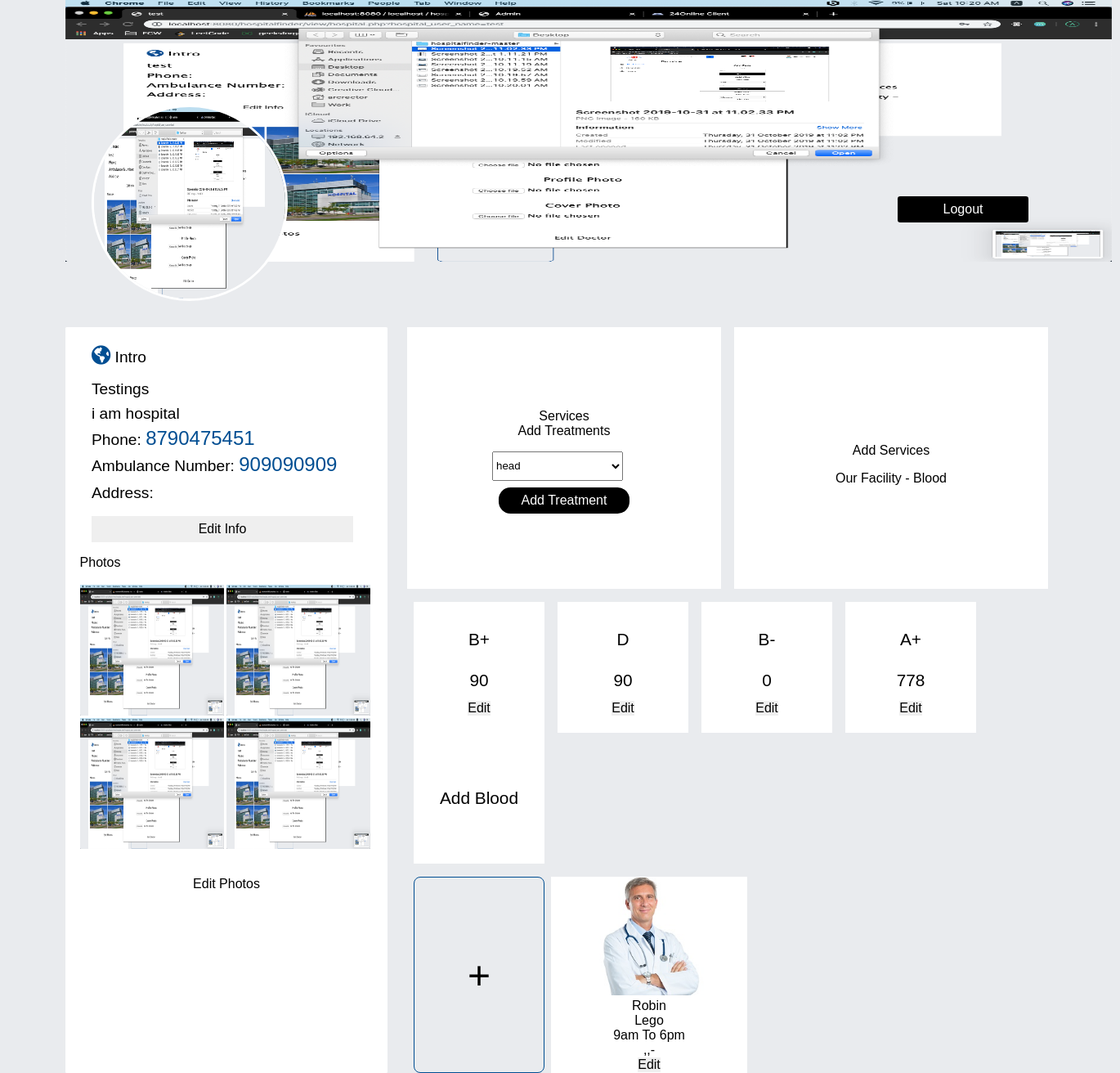
Screenshot of /hospital.php?hospital_user_name=soft (signed in) with the database file from the repository.
### tables this page shows
CREATE TABLE `hospital` (
  `hospital_id` int(255) NOT NULL,
  `email` varchar(255) DEFAULT NULL,
  `hospital_user_name` varchar(255) DEFAULT NULL,
  `hospital_password` varchar(255) DEFAULT NULL,
  `hospital_name` varchar(255) DEFAULT NULL,
  `treatment` varchar(255) DEFAULT NULL,
  `hospital_details` varchar(255) DEFAULT NULL,
  `hospital_phone_number` varchar(255) DEFAULT NULL,
  `hospital_ambulance_number` varchar(255) DEFAULT NULL,
  `hospital_address` varchar(255) DEFAULT NULL,
  `profile_photo` varchar(255) DEFAULT NULL,
  `photo1` varchar(255) DEFAULT NULL,
  `photo2` varchar(255) DEFAULT NULL,
  `photo3` varchar(255) DEFAULT NULL,
  `photo4` varchar(255) DEFAULT NULL,
  `cover_photo` varchar(255) DEFAULT NULL,
  `states` varchar(255) DEFAULT NULL,
  `city` varchar(255) DEFAULT NULL,
  `area` varchar(255) DEFAULT NULL
);

CREATE TABLE `bloodAvailbility` (
  `blood_availbility_id` int(11) NOT NULL,
  `blood_group_name` varchar(255) NOT NULL,
  `blood_quantity` varchar(255) NOT NULL,
  `hospital_user_name` varchar(255) NOT NULL,
  `hospital_id` varchar(255) NOT NULL,
  `states` varchar(255) DEFAULT NULL,
  `city` varchar(255) DEFAULT NULL,
  `area` varchar(255) DEFAULT NULL
);

CREATE TABLE `doctors` (
  `doctor_id` int(255) NOT NULL,
  `doctor_name` varchar(255) DEFAULT NULL,
  `doctor_specialization` varchar(255) DEFAULT NULL,
  `doctor_qualifications` varchar(255) NOT NULL,
  `fromDate` varchar(255) DEFAULT NULL,
  `toDate` varchar(255) DEFAULT NULL,
  `states` varchar(255) DEFAULT NULL,
  `city` varchar(255) DEFAULT NULL,
  `area` varchar(255) DEFAULT NULL,
  `pincode` varchar(255) DEFAULT NULL,
  `hospital_id` varchar(255) DEFAULT NULL,
  `hospital_user_name` varchar(255) DEFAULT NULL,
  `doctor_photo` varchar(255) DEFAULT NULL
);

### hospital.php (the view, shortened to what this page needs)
<?php
include('./database/db.php');
$name = $_GET['hospital_user_name'];
$displayquery = "SELECT * FROM hospital WHERE hospital_user_name='$name'";
$querydisplay = mysqli_query($connection,$displayquery);
$result = mysqli_fetch_array($querydisplay);
?>
<!DOCTYPE html>
<html lang="en">
  <head>
    <link
      rel="stylesheet"
      href="https://use.fontawesome.com/releases/v5.11.1/css/all.css"
    />
    <link rel="stylesheet" href="./css/desktop/hospital.css" />
  </head>
  <body>
    <section id="container">
      <div class="coverPhoto">
        <img
          src="<?php if($result['cover_photo']){
            echo $result["cover_photo"];
          }else{
            echo "./media/hospitalPhoto/hospital.jpg";
          }
          ?>"
          id="coverPhoto"
        />
      </div>
      <div class="profile">
        <div class="profilePhoto">
          <img
          src="<?php if($result['profile_photo']){
            echo $result["cover_photo"];
          }else{
            echo './media/hospitalPhoto/hospitalCover.jpg';
          }
          ?>"
           id="profileImage" onmouseover='profileImages()' />
          <a href="#profilePhoto"><div id="editProfilePhoto" onmouseout="removeProfileImages()">Edit</div></div></a>
        </div>
        <div class="logout notification"style="cursor:pointer;" onclick="document.location='./logout.php'"><button><a href="./logout.php">Logout</a></button></div>
      <div class="category">
        <div class="information">
          <div class="bio">
            <p>
              <span><i class="fas fa-globe-americas"></i></span> Intro
            </p>
            <p style="margin-top: 1rem;"><?php echo $result['hospital_name'];?></p>
            <p id="desc">
            <?php echo $result['hospital_details'];?>
            </p>
            <p>Phone: <span><?php echo $result['hospital_phone_number'];?></span></p>
            <p>Ambulance Number: <span><?php echo $result['hospital_ambulance_number'];?></span></p>
            <p>
              Address:
            </p>
            <button id="editProfile">Edit Info</button>
          </div>
          <div class="Hospitalphotos">
              <p>Photos</p>
            <div class="listOfPhoto">
              <img
          src="<?php if($result['cover_photo']){
            echo $result["cover_photo"];
          }else{
            echo "./media/hospitalPhoto/hospital.jpg";
          }
          ?>"
               alt="" />
              <img
              src="<?php if($result['cover_photo']){
            echo $result["cover_photo"];
          }else{
            echo "./media/hospitalPhoto/hospital.jpg";
          }
          ?>"
               alt="" />
              <img
              src="<?php if($result['cover_photo']){
            echo $result["cover_photo"];
          }else{
            echo "./media/hospitalPhoto/hospital.jpg";
          }
          ?>"
               alt="" />
              <img
              src="<?php if($result['cover_photo']){
            echo $result["cover_photo"];
          }else{
            echo "./media/hospitalPhoto/hospital.jpg";
          }
          ?>"
               alt="" />
            </div>
          </div>
          <div class="heading">
              <p id="editPhotos" style="cursor: pointer;">Edit Photos</p>
          </div>
        </div>
        <div class="operations">
          <div class="services">
            <div class="addServices">
              <div class="heading">
                <p>Services</p>
                <p>Add Treatments</p>
              </div>
              <div class="items">
                <div class="item">
                  <form method="POST">
                    <select name="addTreatmentsName">
                    <?php
                $q10 = "SELECT * FROM treatments";
                $query10 = mysqli_query($connection,$q10);
                while($res10 = mysqli_fetch_array($query10))
                {
                ?>
                      <option value="<?php echo $res10['addTreatmentsName'];?>"><?php echo $res10['addTreatmentsName'];?></option>
                      <?php
                }
            ?>
                    </select>
                    <button type="submit" name="addTreatments">Add Treatment</button>
                  </form>
                </div>
              </div>
            </div>
            <div class="removeServices">
              <div class="heading">
                <p>Add Services</p>
              </div>
              <div class="items">
              <?php
                $q11 = "SELECT * FROM hospital WHERE  hospital_user_name='$name'";
                $query11 = mysqli_query($connection,$q11);
                $res11 = mysqli_fetch_array($query11);
            ?>
              <p style="font-size: 1rem;">Our Facility - <?php echo $res11['treatment'];?></p>
              </div>
            </div>
          </div>
          <div class="bloods">
          <?php
                $q5 = "SELECT * FROM bloodAvailbility WHERE hospital_user_name='$name'";
                $query5 = mysqli_query($connection,$q5);
                while($res5 = mysqli_fetch_array($query5))
                {
                ?>
            <div class="blood">
              <p><?php echo $res5['blood_group_name'];?></p>
              <p><?php echo $res5['blood_quantity'];?></p>
              <a href="./view/editBlood.php?hospital_user_name=<?php echo $name?>&blood_quantity=<?php echo $res5['blood_quantity'];?>"><button name="editBloodG" id="editBloodG">Edit</button></a>
            </div>
                <?php
                }
            ?>
               <div class="blood"  id="AddBloodGroup" style="cursor: pointer;">
              <p>Add Blood</p>
              </div>
          </div>
          <div class="doctors">
            <div class="addDoctor">
              <p>+</p>
            </div>
            <?php
                $q6 = "SELECT * FROM doctors WHERE hospital_user_name='$name'";
                $query6 = mysqli_query($connection,$q6);
                while($res6 = mysqli_fetch_array($query6))
                {
                ?>
              <div class="doctor">
              <div class="doctorInfo">
                <img
                src="<?php if($res6['doctor_photo']){
            echo $res6['doctor_photo'];
          }else{
            echo './media/hospitalPhoto/happydoctor.jpg';
          }
          ?>"
                 alt="" />
                <p><?php echo $res6['doctor_name'];?></p>
                <p><?php echo $res6['doctor_specialization'];?></p>
                <p><?php echo $res6['fromDate'];?> To <? echo $res6['toDate'];?></p>
                <p><?php echo $res6['states'];?>,<?php echo $res6['city'];?>,<?php echo $res6['area'];?>-<?php echo $res6['pincode'];?></p>
              </div>
              <div class="edit">
                <a href="./view/editDoctor.php?hospital_user_name=<?php echo $name?>"><button id="editDoctor">Edit</button></a>
              </div>
            </div>
                <?php
                }
            ?>
          </div>
        </div>
      </div>
    </section>
  </body>
</html>

### rows the page displays
hospital: cover_photo (picture), hospital_name "Testings", hospital_details "i am hospital", hospital_phone_number "8790475451", hospital_ambulance_number "909090909", treatment "Blood"
bloodavailbility: blood_group_name "B+", blood_quantity "90"
bloodavailbility: blood_group_name "D", blood_quantity "90"
bloodavailbility: blood_group_name "B-", blood_quantity "0"
bloodavailbility: blood_group_name "A+", blood_quantity "778"
doctors: doctor_name "Robin", doctor_specialization "Lego", fromDate "9am", toDate "6pm"

### other values shown
form field addTreatmentsName "head"
